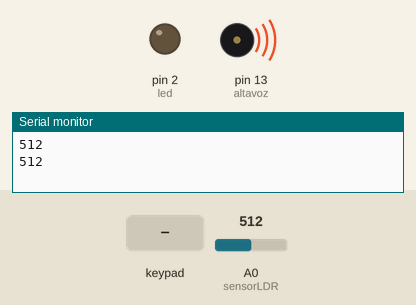
Simulated run of this sketch. Board: Arduino Uno, built with avr-gcc and run on an emulated ATmega328P. On the bench: output pins drawn as LEDs (lit = HIGH), buzzer (waves = sounding), the last lines printed to the serial monitor. The inputs (shaded band) are chosen by the test bench; at power-on: A0 (sensorLDR) = 512.

Above: at 7.8 s.
7.9 s: key 'A' pressed
At 10.6 s:
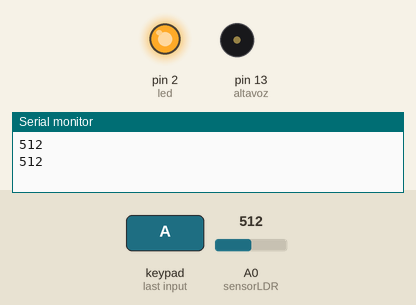
15.7 s: keypad keys 4 5 6 7 pressed 1.5 s apart
At 28.3 s:
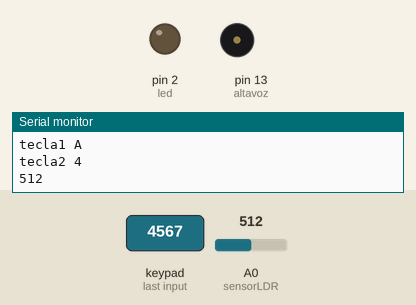
35.2 s: A0 (sensorLDR) set to 642
43.0 s: A0 (sensorLDR) set to 660
At 44.2 s:
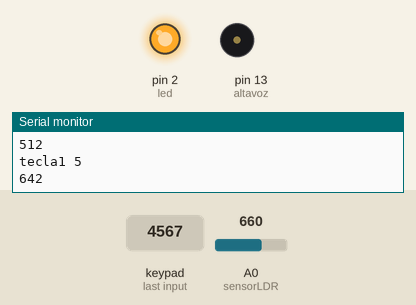
50.8 s: A0 (sensorLDR) set to 511
At 55.8 s:
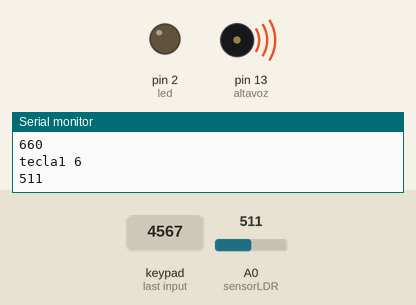
Timing chart, 0 to 59.6 s (numbered marks = the images above; inputs shaded):
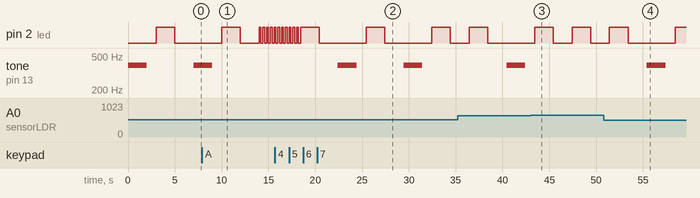

The sketch:

igalarm_arduino.ino
```cpp
#include <Keypad.h>
//el código que figura hasta la línea 17 lo dejamos como está

const byte ROWS = 4; //four rows
const byte COLS = 4; //four columns

char hexaKeys[ROWS][COLS] = {
  {'1','2','3','A'},
  {'4','5','6','B'},
  {'7','8','9','C'},
  {'*','0','#','D'}
};
byte rowPins[ROWS] = {4, 5, 6, 7}; //connect to the row pinouts of the keypad
byte colPins[COLS] = {8, 9, 10, 11}; //connect to the column pinouts of the keypad

Keypad keypad = Keypad( makeKeymap(hexaKeys), rowPins, colPins, ROWS, COLS);

const int sensorLDR = 0; //pin analógico
const int led = 2; //asigno pines digitales de led, altavoz
const int altavoz = 13;

int nivelalarma = 650; //Ajusta este valor en función de tu LDR y la luminosidad, habilita el monitor serie para ver el valor de la lectura
int nivelLuz; //Definimos una variable para almacenar el valor de la LDR
int disparoalarma = 0;

void parpadeoled(int dur) //defino una subrutina de parpadeo del LED con una duración dur
{
  digitalWrite(led, HIGH); //encendemos el LED
  delay(dur);
  digitalWrite(led, LOW);
  delay(dur);
}

void setup()
{
  pinMode(led, OUTPUT); //declaro pines led y altavoz de salida, y boton de entrada
  pinMode(altavoz, OUTPUT);
  digitalWrite(altavoz, 0);
  //configuramos el puerto serie para poder comunicarnos con Arduino mediante el cable USB para ver el valor de la LDR, después se puede quitar
  Serial.begin (9600);
}

void loop()
{
  if (disparoalarma == 1) //si la alarma se ha disparado con anterioridad
  {
    parpadeoled(2000);
  }
  char tecla = keypad.getKey();
  if (tecla)
  {
  Serial.print("tecla1 ");
    Serial.println(tecla);
  if (tecla == 'A') // Si la tecla pulsada es A
    {
    for (int k = 0; k<= 10; k++) {parpadeoled(200);}
    char tecla=keypad.waitForKey();
    Serial.print("tecla2 ");
    Serial.println(tecla);
    if (tecla == '9') // Si la tecla pulsada es 9
      {
      for (int k = 0; k<= 20; k++) {parpadeoled(100);}
      char tecla=keypad.waitForKey();
      Serial.print("tecla3 ");
      Serial.println(tecla);
      if (tecla == '2') // Si la tecla pulsada es 2
        {
        disparoalarma = 0;
        for (int k = 0; k<= 20; k++) {parpadeoled(200);}
        delay(50000);
        }
      }
    }
  }
    else {
    nivelLuz = analogRead(sensorLDR);  //leemos el valor en la LDR
    Serial.println(nivelLuz); //enviamos el valor al puerto serial, este comando se puede eliminar una vez probado el montaje
    if (nivelLuz < nivelalarma) //si el nivel de luz recibido es menor del nivel establecido
    {
      tone(altavoz, 392, 2000); //hacemos sonar el altavoz
      delay(3000);
      disparoalarma = 1;
    }
}
}
```

Measured:
- the behaviour switches between 649 and 650 on A0 (sensorLDR) (found by bisection; images 2 and 3)
- after the input at 7.9 s, tone on pin 13 (altavoz): goes on until 9.0 s, then stays silent
- after the input at 15.7 s, tone on pin 13 (altavoz): alternates 392 Hz for 2.0 s and silent for 5.0 s, starting after 6.7 s
- after the input at 43.0 s, tone on pin 13 (altavoz): stays silent (without the input it goes to 392 Hz after 4.4 s)
- after the input at 50.8 s, tone on pin 13 (altavoz): silent → 392 Hz after 4.6 s, → silent 2.0 s later
